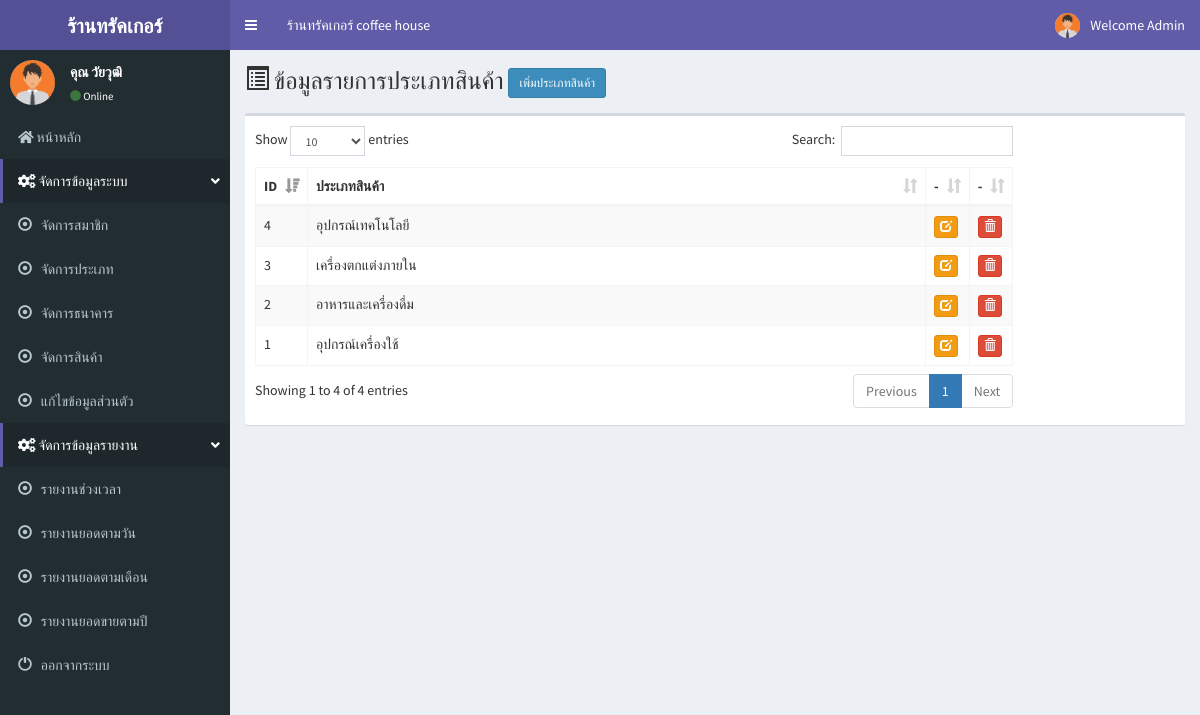
The app's page /admin/type.php (signed in) with its own data.
### tables this page shows
CREATE TABLE `tbl_member` (
  `member_id` int(11) NOT NULL,
  `m_user` varchar(20) NOT NULL,
  `m_pass` varchar(20) NOT NULL,
  `m_level` varchar(50) NOT NULL,
  `m_name` varchar(100) NOT NULL,
  `m_email` varchar(100) NOT NULL,
  `m_tel` varchar(20) NOT NULL,
  `m_address` varchar(200) NOT NULL,
  `m_img` varchar(250) NOT NULL,
  `date_save` timestamp NOT NULL DEFAULT CURRENT_TIMESTAMP
);

CREATE TABLE `tbl_type` (
  `type_id` int(11) NOT NULL,
  `type_name` varchar(100) NOT NULL
);

### admin/type_list.php (the view, shortened to what this page needs)
<?php
$query = "SELECT * FROM tbl_type ORDER BY type_id DESC" or die("Error:" . mysqli_error());
$result = mysqli_query($con, $query);
echo ' <table id="example1" class="table table-bordered table-striped">';
  echo "<thead>";
    echo "<tr class=''>
      <th width='5%'>ID</th>
      <th>ประเภทสินค้า</th>
      <th width='5%'>-</th>
      <th width='5%'>-</th>
    </tr>";
  echo "</thead>";
  while($row = mysqli_fetch_array($result)) {
  echo "<tr>";
    echo "<td>" .$row["type_id"] .  "</td> ";
    echo "<td>" .$row["type_name"] .  "</td> ";
    echo "<td><a href='type.php?act=edit&ID=$row[type_id]' class='btn btn-warning btn-xs'><span class='glyphicon glyphicon-edit'></span></a>
    </td> ";
    echo "<td><a href='type_del_db.php?ID=$row[type_id]' onclick=\"return confirm('ยันยันการลบ')\" class='btn btn-danger btn-xs'><span class='glyphicon glyphicon-trash'></span></a></td> ";
  echo "</tr>";
  }
echo "</table>";
?>

### admin/menutop.php (shortened to what this page needs)
<header class="main-header">
  <a href="" class="logo">
    <span class="logo-lg"><b>ร้านทรัคเกอร์
    </b></span>
  </a>
  <nav class="navbar navbar-static-top" role="navigation">
    <a href="#" class="sidebar-toggle" data-toggle="push-menu" role="button">
    </a>
    <div class="navbar-custom-menu">
      <ul class="nav navbar-nav">
         <li class="dropdown user user-menu">
              <a href="#" class="dropdown-toggle" data-toggle="dropdown">
                <img src="../m_img/<?php echo $row['m_img'];?>" width="25" height="25" class="img-circle user-image" alt="User Image">
                <span class="hidden-xs">Welcome Admin</span>
              </a>
            </li>
      </ul>
    </div>
        <div class="collapse navbar-collapse pull-left" id="navbar-collapse">
          <ul class="nav navbar-nav">
             <li><a href="index.php">ร้านทรัคเกอร์ coffee house</a></li>
              </ul>
        </div>
  </nav>
</header>

### admin/menu_l.php
 <aside class="main-sidebar">
  <section class="sidebar">
    <div class="user-panel">
      <div class="pull-left image">
        <img src="../m_img/<?php echo $m_img; ?>" class="img-circle" alt="User Image">
      </div>
      <div class="pull-left info">
        <p>คุณ <?php echo $m_name; ?></p>
        <a href="#"><i class="fa fa-circle text-success"></i> Online</a>
      </div>
    </div>
    <ul class="sidebar-menu" data-widget="tree">
        <li>
        <a href="index.php"><i class="fa fa-home"></i>
          <span> หน้าหลัก</span>
        </a>
      </li>
           <li class="active">
        <a href=""><i class="fa fa-cogs"></i> <span>จัดการข้อมูลระบบ</span>
        <span class="pull-right-container">
          <i class="fa fa-angle-down pull-right"></i>
        </span>
      </a>
    </li>
      <li>
        <a href="member.php"><i class="glyphicon glyphicon-record"></i>
          <span> จัดการสมาชิก</span>
        </a>
      </li>
      <li>
        <a href="type.php"><i class="glyphicon glyphicon-record"></i>
          <span> จัดการประเภท </span>
        </a>
      </li>
      <li>
        <li>
        <a href="bank.php"><i class="glyphicon glyphicon-record"></i>
          <span> จัดการธนาคาร </span>
        </a>
      </li>
      <li>
        <a href="product.php"><i class="glyphicon glyphicon-record"></i>
          <span> จัดการสินค้า </span>
        </a>
      </li>
        <li>
        <a href="member_profile.php"><i class="glyphicon glyphicon-record"></i>
          <span> แก้ไขข้อมูลส่วนตัว </span>
        </a>
      </li>
           <li class="active">
        <a href=""><i class="fa fa-cogs"></i> <span>จัดการข้อมูลรายงาน</span>
        <span class="pull-right-container">
          <i class="fa fa-angle-down pull-right"></i>
        </span>
      </a>
        <li>
        <a href="report.php"><i class="glyphicon glyphicon-record"></i>
          <span> รายงานช่วงเวลา </span>
        </a>
      </li>
         <li>
        <a href="report_d.php"><i class="glyphicon glyphicon-record"></i>
          <span> รายงานยอดตามวัน </span>
        </a>
      </li>
      <li>
        <a href="report_m.php"><i class="glyphicon glyphicon-record"></i>
          <span> รายงานยอดตามเดือน </span>
        </a>
      </li>
      <li>
        <a href="report_y.php"><i class="glyphicon glyphicon-record"></i>
          <span> รายงานยอดขายตามปี </span>
        </a>
      </li>
      <li>
        <a href="../logout.php" onclick="return confirm('คุณต้องการออกจากระบบหรือไม่ ?');"><i class="glyphicon glyphicon-off"></i>
          <span> ออกจากระบบ</span>
        </a>
      </li>
    </ul>
  </section>
</aside>

### records on screen
tbl_member: m_img (picture), m_name "วัยวุฒิ"
tbl_type: type_id "4", type_name "อุปกรณ์เทคโนโลยี"
tbl_type: type_id "3", type_name "เครื่องตกแต่งภายใน"
tbl_type: type_id "2", type_name "อาหารและเครื่องดื่ม"
tbl_type: type_id "1", type_name "อุปกรณ์เครื่องใช้"
